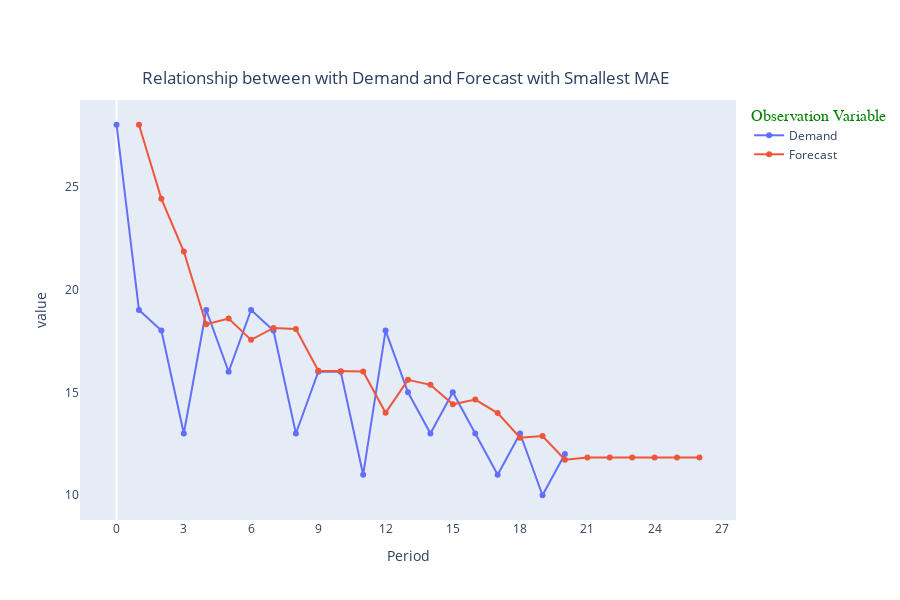

Notebook code for this chart:
### Code cell
fig = px.line(
    df_opti_1,
    y = ['Demand','Forecast'],
    title = "Relationship between with Demand and Forecast with Smallest MAE",
    # hover_name='Period'
)

fig.update_layout(
    legend_title = {
        'text':'Observation Variable',
        'font_family':'Comic Sans',
        'font_size':16,
        'font_color':'green'
    },
    hovermode = 'x unified',
    title = {
        'x':0.45,
        'y':0.88,
        'xanchor':'center'
    },
    width = 900,
    height = 600
)

fig.update_traces(
    mode = 'markers+lines',
    hovertemplate = None
)

fig.update_xaxes(
    title = 'Period',
    showgrid = False,
    dtick = 3
)

fig.update_yaxes(
    showgrid = False
)

### Figure 1 — Plotly figure (JSON) as saved in the notebook; plotly's stock layout.template omitted (floating-point values rounded to 4 significant figures)
{"data": [{"legendgroup": "Demand", "line": {"color": "#636efa", "dash": "solid"}, "marker": {"symbol": "circle"}, "mode": "markers+lines", "name": "Demand", "orientation": "v", "showlegend": true, "type": "scatter", "x": [0, 1, 2, 3, 4, 5, 6, 7, 8, 9, 10, 11, 12, 13, 14, 15, 16, 17, 18, 19, 20, 21, 22, 23, 24, 25, 26], "xaxis": "x", "y": [28, 19, 18, 13, 19, 16, 19, 18, 13, 16, 16, 11, 18, 15, 13, 15, 13, 11, 13, 10, 12, null, null, null, null, null, null], "yaxis": "y"}, {"legendgroup": "Forecast", "line": {"color": "#EF553B", "dash": "solid"}, "marker": {"symbol": "circle"}, "mode": "markers+lines", "name": "Forecast", "orientation": "v", "showlegend": true, "type": "scatter", "x": [0, 1, 2, 3, 4, 5, 6, 7, 8, 9, 10, 11, 12, 13, 14, 15, 16, 17, 18, 19, 20, 21, 22, 23, 24, 25, 26], "xaxis": "x", "y": [null, 28, 24.4, 21.84, 18.3, 18.58, 17.55, 18.13, 18.08, 16.05, 16.03, 16.02, 14.01, 15.61, 15.36, 14.42, 14.65, 13.99, 12.79, 12.88, 11.73, 11.84, 11.84, 11.84, 11.84, 11.84, 11.84], "yaxis": "y"}], "layout": {"height": 600, "hovermode": "x unified", "legend": {"title": {"font": {"color": "green", "family": "Comic Sans", "size": 16}, "text": "Observation Variable"}, "tracegroupgap": 0}, "title": {"text": "Relationship between with Demand and Forecast with Smallest MAE", "x": 0.45, "xanchor": "center", "y": 0.88}, "width": 900, "xaxis": {"anchor": "y", "domain": [0, 1], "dtick": 3, "showgrid": false, "title": {"text": "Period"}}, "yaxis": {"anchor": "x", "domain": [0, 1], "showgrid": false, "title": {"text": "value"}}}}
